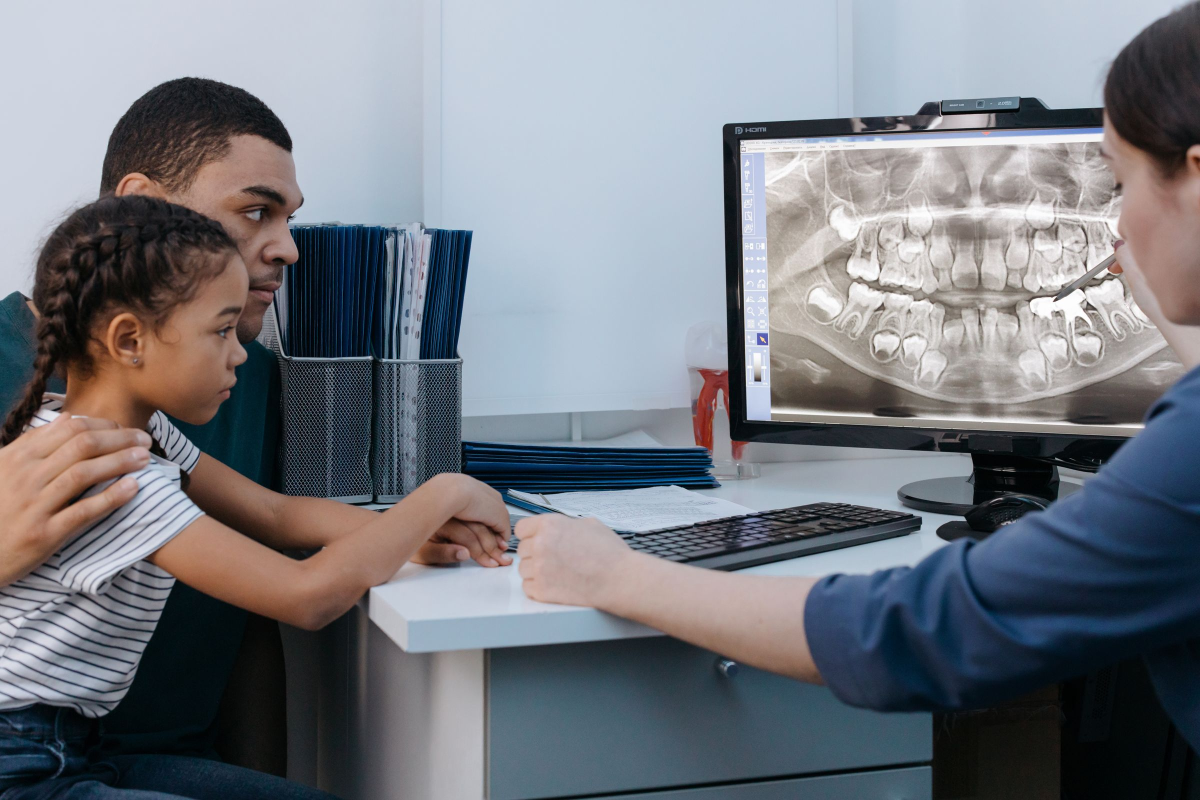
#> input picture brightwater-dental/src/assets/photos/hero-3-dad-daughter-xray.jpg, 2400 x 1600 px, found by its file name (shown at 1/2 size)
$ python retouch_onscreen.py
#> lines starting #> are read from the running program, lines starting #| are printed output that depends on the picture
"""hero-3 → consult-onscreen.jpg: blur the Russian title/menu bar (and patient name) on the monitor,
keep the X-ray. Run from the site folder: python3 design/phase-3/retouch_onscreen.py"""
from PIL import Image, ImageFilter
im = Image.open('src/assets/photos/hero-3-dad-daughter-xray.jpg').convert('RGB')
#> im is the input picture: PIL image 2400x1600 RGB; mean R, G, B 118, 121.1, 128
for box, r in [((1470, 266, 2400, 314), 9), ((1218, 236, 1300, 262), 4), ((1880, 175, 2050, 215), 4)]:  # menu bar, bezel logo, webcam label
    region = im.crop(box).filter(ImageFilter.GaussianBlur(r))
    im.paste(region, box)
#> this loop made 3 passes
#> pass 1, `region = im.crop(box).filter(ImageFilter.GaussianBlur(r))`:
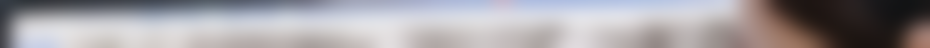
#> region: PIL image 930x48 RGB; mean R, G, B 162.5, 159.1, 163.1
#> pass 2, `region = im.crop(box).filter(ImageFilter.GaussianBlur(r))`:
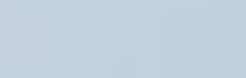
#> region: PIL image 82x26 RGB (shown 3 times larger); mean R, G, B 194.8, 208.6, 221.7
#> pass 3, `region = im.crop(box).filter(ImageFilter.GaussianBlur(r))`:
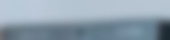
#> region: PIL image 170x40 RGB; mean R, G, B 143.5, 160.7, 174.5
im.save('src/assets/photos/consult-onscreen.jpg', quality=90)

$ run again, with brightwater-dental/src/assets/photos/austin-barton-springs.jpg copied over brightwater-dental/src/assets/photos/hero-3-dad-daughter-xray.jpg
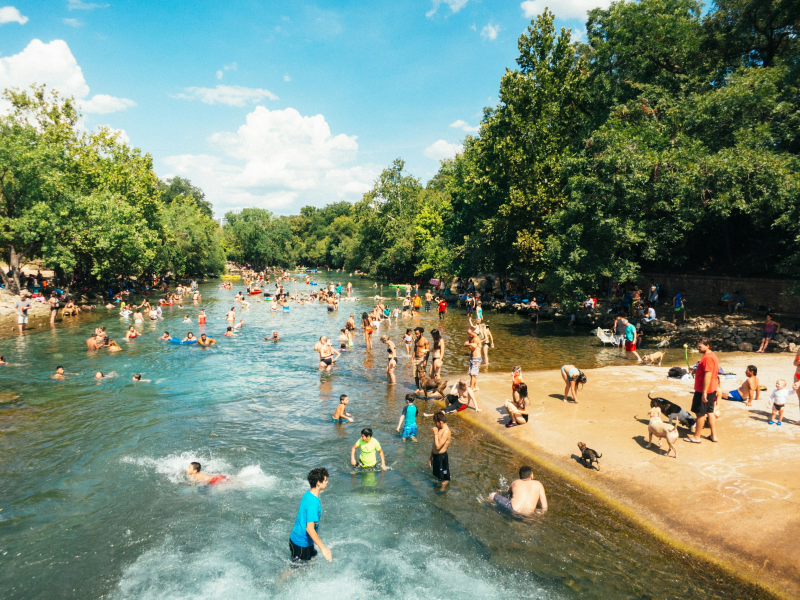
#> input picture brightwater-dental/src/assets/photos/austin-barton-springs.jpg, 2400 x 1800 px, found by its file name (shown at 1/3 size)
#> im is the input picture: PIL image 2400x1800 RGB; mean R, G, B 122.2, 137.9, 116.6
#> the loop `for box, r in [((1470, 266, 2400, 314), 9), ((1218, 236, 1300, 262), 4..` made 3 passes
#> pass 1, `region = im.crop(box).filter(ImageFilter.GaussianBlur(r))`:
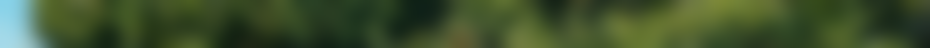
#> region: PIL image 930x48 RGB; mean R, G, B 62.3, 81.1, 44.8
#> pass 3, `region = im.crop(box).filter(ImageFilter.GaussianBlur(r))`:
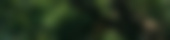
#> region: PIL image 170x40 RGB; mean R, G, B 35.1, 49.1, 29.2

$ run again, with brightwater-dental/src/assets/photos/clinic-operatory.jpg copied over brightwater-dental/src/assets/photos/hero-3-dad-daughter-xray.jpg
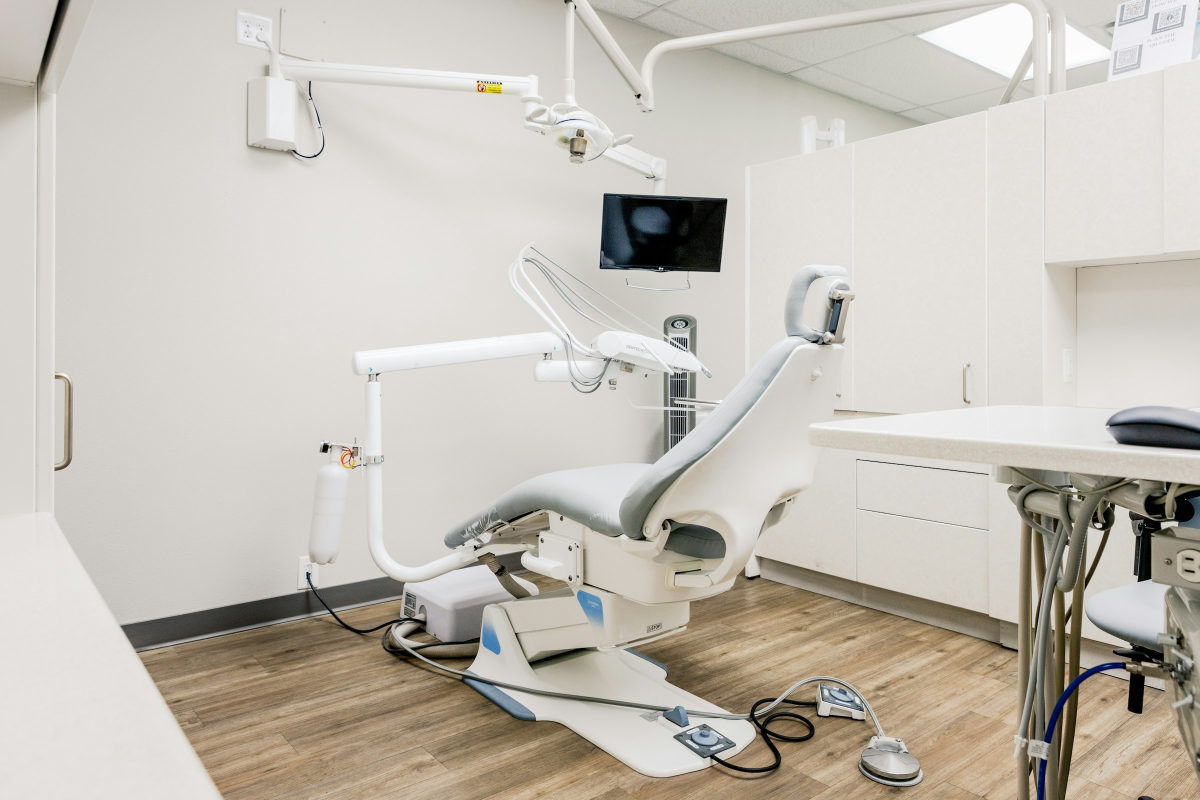
#> input picture brightwater-dental/src/assets/photos/clinic-operatory.jpg, 2400 x 1600 px, found by its file name (shown at 1/2 size)
#> im is the input picture: PIL image 2400x1600 RGB; mean R, G, B 197, 191.7, 182.9
#> the loop `for box, r in [((1470, 266, 2400, 314), 9), ((1218, 236, 1300, 262), 4..` made 3 passes
#> pass 1, `region = im.crop(box).filter(ImageFilter.GaussianBlur(r))`:
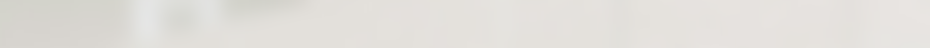
#> region: PIL image 930x48 RGB; mean R, G, B 225.7, 222.9, 218.5
#> pass 3, `region = im.crop(box).filter(ImageFilter.GaussianBlur(r))`:
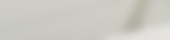
#> region: PIL image 170x40 RGB; mean R, G, B 203.5, 203.1, 195.2

$ run again, with brightwater-dental/src/assets/photos/comfort-man-headphones.jpg copied over brightwater-dental/src/assets/photos/hero-3-dad-daughter-xray.jpg
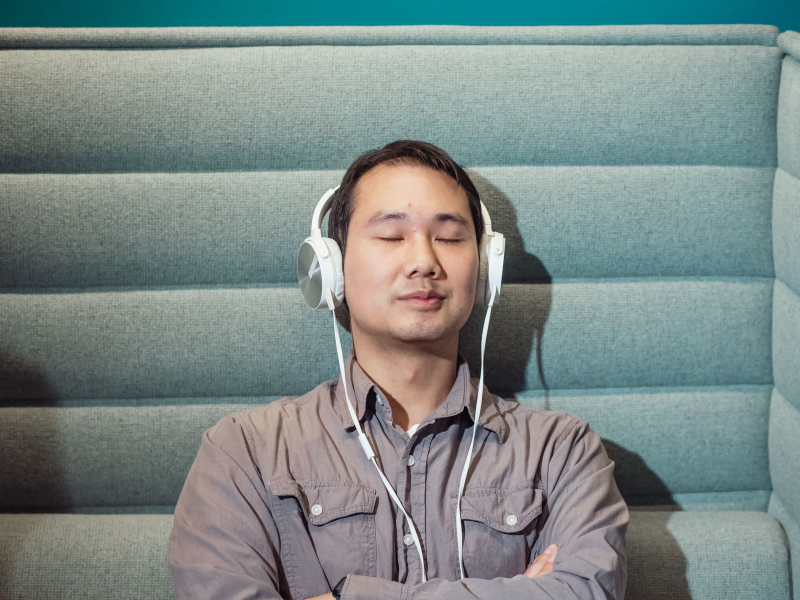
#> input picture brightwater-dental/src/assets/photos/comfort-man-headphones.jpg, 2400 x 1800 px, found by its file name (shown at 1/3 size)
#> im is the input picture: PIL image 2400x1800 RGB; mean R, G, B 124.5, 137, 134.7
#> the loop `for box, r in [((1470, 266, 2400, 314), 9), ((1218, 236, 1300, 262), 4..` made 3 passes
#> pass 1, `region = im.crop(box).filter(ImageFilter.GaussianBlur(r))`:
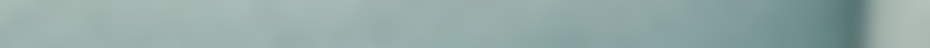
#> region: PIL image 930x48 RGB; mean R, G, B 148, 170.2, 166.9
#> pass 3, `region = im.crop(box).filter(ImageFilter.GaussianBlur(r))`:
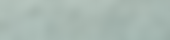
#> region: PIL image 170x40 RGB; mean R, G, B 168.8, 184.7, 178.2
